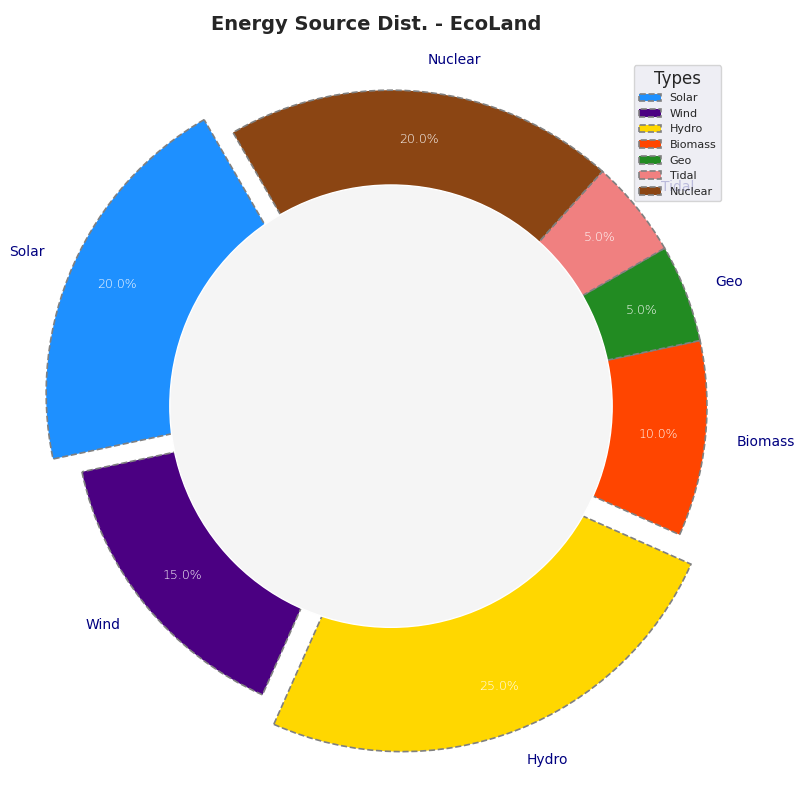

Source code (Python):
import matplotlib.pyplot as plt

labels = ['Solar', 'Wind', 'Hydro', 'Biomass', 'Geo', 'Tidal', 'Nuclear']
sizes = [20, 15, 25, 10, 5, 5, 20]
colors = ['#1E90FF', '#4B0082', '#FFD700', '#FF4500', '#228B22', '#F08080', '#8B4513']
explode = (0.1, 0, 0.1, 0, 0, 0, 0)

fig, ax = plt.subplots(figsize=(8, 8))
wedges, texts, autotexts = ax.pie(
    sizes, explode=explode, labels=labels, colors=colors, autopct='%1.1f%%',
    startangle=120, pctdistance=0.85, textprops=dict(color="w"), 
    wedgeprops=dict(edgecolor='grey', linestyle='--', linewidth=1.2)
)

for text in texts:
    text.set_fontsize(10)
    text.set_color('navy')
for autotext in autotexts:
    autotext.set_fontsize(9)
    autotext.set_weight('light')

centre_circle = plt.Circle((0, 0), 0.70, fc='whitesmoke')
fig.gca().add_artist(centre_circle)

ax.axis('equal')

plt.title("Energy Source Dist. - EcoLand", fontsize=14, weight='bold', y=1.03)

plt.legend(wedges, labels, title="Types", loc="upper right", fontsize=8)

ax.grid(True, linestyle=':', linewidth=0.5)

plt.tight_layout()

plt.show()
